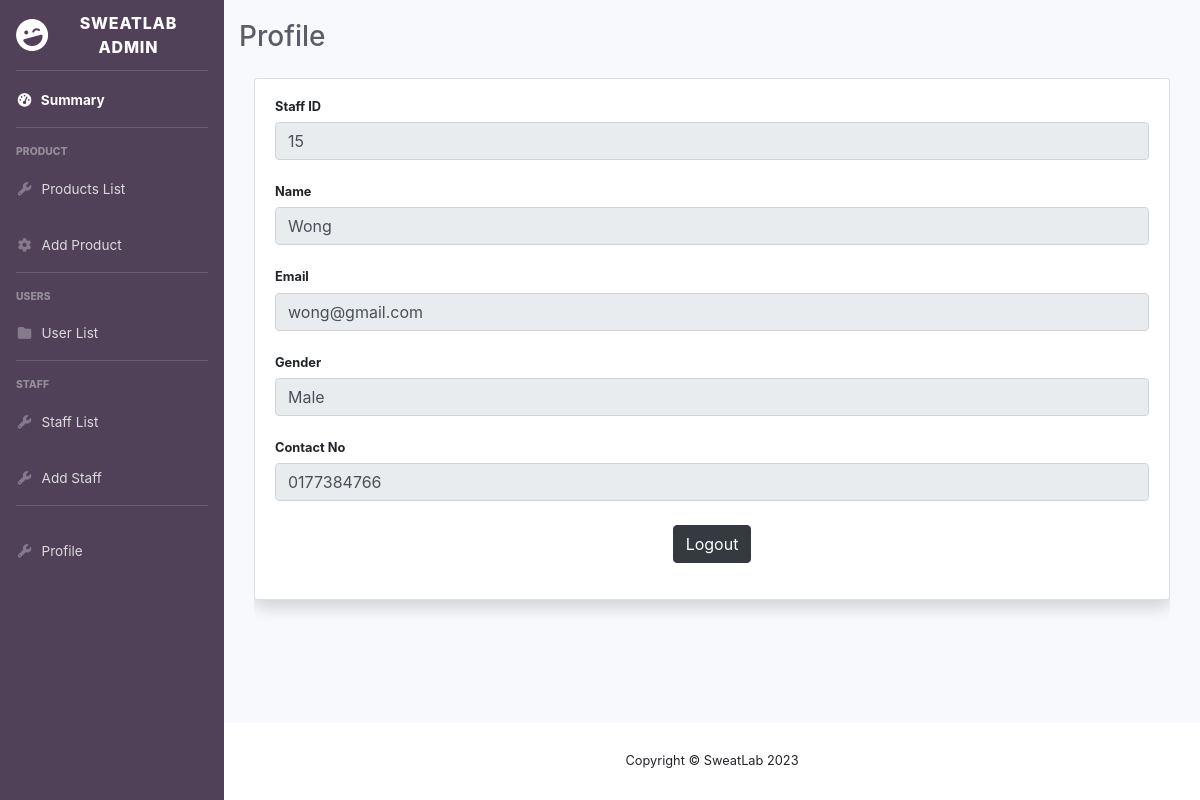
The app's page /View/Admin/staffProfile.php (signed in) with its own data.
### tables this page shows
CREATE TABLE `staff` (
  `staffID` int(11) NOT NULL,
  `staffName` varchar(50) NOT NULL,
  `email` varchar(100) NOT NULL,
  `password` varchar(200) NOT NULL,
  `gender` varchar(1) NOT NULL,
  `contactNo` varchar(20) NOT NULL
);

### Control/staffDA.php (called while the page is built, shortened)
<?php
class staffDA{
    public function retrieveStaff($id){
        $connectionManager = DatabaseConnectionManager::getInstance();
        $con = $connectionManager->getConnection();
        $sql = "SELECT * FROM staff WHERE staffId = ?";
        $stmt = $con->prepare($sql);
        $stmt->bind_param("s",$id);
        $stmt->execute();
        $result = $stmt->get_result();
        return $result;
    }
}

### Control/DAFacade.php (called while the page is built, shortened)
<?php
require_once 'staffDA.php';
class DAFacade{
    private $staffDA;
    public function __construct(){
        $this->staffDA = new staffDA();
    }
    public function retrieveStaff($staffID){
        return $this->staffDA->retrieveStaff($staffID);
    }
}

### View/Admin/staffProfile.php (the view, shortened to what this page needs)
<?php
require_once '../../Control/DAFacade.php';
require_once 'staffAuthorize.php';
?>
<html>
    <head>
        <link rel="stylesheet" href="https://cdn.jsdelivr.net/npm/bootstrap@4.3.1/dist/css/bootstrap.min.css">
        <link href="vendor/fontawesome-free/css/all.min.css" rel="stylesheet" type="text/css">
        <link rel="stylesheet" href="path/to/font-awesome/css/font-awesome.min.css">
        <link href="../css/productList.css" rel="stylesheet" type="text/css"/>
        <link href="../css/adminHome.css" rel="stylesheet" type="text/css"/>
    </head>
    <?php
    $sessionEncryption = new SessionEncrypt(SESSION_KEY);
    if(isset($_SESSION['role'])){
        $role = $sessionEncryption->decrypt($_SESSION['role']);
    }
    if(strcasecmp($role, "Staff") == 0){
        if(isset($_SESSION['staffID'])){
            $staffID = $sessionEncryption->decrypt($_SESSION['staffID']);
        }
        $DAFacade = new DAFacade();
        $result = $DAFacade->retrieveStaff($staffID);
        if($row = $result->fetch_object()){
            $staffName = $row->staffName;
            $email = $row->email;
            if(strcasecmp($row->gender, 'M') == 0){
                $gender = "Male";
            }else{
                $gender = "Female";
            }
            $contactNo = $row->contactNo;
        }
    }else if(strcasecmp($role,"Admin")){
    }
    ?>
    <body id="page-top">
        <div id="wrapper">
            <?php
            require_once 'sidebar.php';
            ?>
            <div id="content-wrapper" class="d-flex flex-column">
                <div id="content" style="padding-top: 20px;">
                    <div class="container-fluid">
                        <div class="d-sm-flex align-items-center justify-content-between mb-4">
                            <h1 class="h3 mb-0 text-gray-800">Profile</h1>
                        </div>
                        <div class="col-lg-12 mb-4">
                            <div id="content-wrapper" class="d-flex flex-column">
                                <div class="card shadow mb-4">
                                    <div class="card-body">
                                        <div>
                                            <h4 class="small font-weight-bold">Staff ID
                                                <span class="float-right"></span></h4>
                                            <input class="form-control" type="text" disabled  value="<?php echo (isset($staffID))? $staffID : "" ?>"/>
                                            <br/>
                                        </div>
                                        <div>
                                            <h4 class="small font-weight-bold">Name
                                                <span class="float-right"></span></h4>
                                            <input class="form-control" type="text" disabled  value="<?php echo isset($staffName) ? $staffName : "" ?>"/>
                                            <br/>
                                        </div>
                                        <div>
                                            <h4 class="small font-weight-bold">Email
                                                <span class="float-right"></span></h4>
                                            <input class="form-control" type="text" disabled  value="<?php echo (isset($email))? $email : "" ?>"/>
                                            <br/>
                                        </div>
                                        <div>
                                            <h4 class="small font-weight-bold">Gender
                                                <span class="float-right"></span></h4>
                                            <input class="form-control" type="text" disabled  value="<?php echo (isset($gender))? $gender : "" ?>"/>
                                            <br/>
                                        </div>
                                        <div>
                                            <h4 class="small font-weight-bold">Contact No
                                                <span class="float-right"></span></h4>
                                            <input class="form-control" type="text" disabled  value="<?php echo (isset($contactNo))? $contactNo : "" ?>"/>
                                            <br/>
                                        </div>
                                        <div class="text-center">
                                            <form action="" method="POST">
                                                <input style="" class="btn btn-dark" type="submit" name="logout" value="Logout"/>
                                            </form>
                                        </div>
                                    </div>
                                </div>
                            </div>
                        </div>
                    </div>
                </div>
                <footer class="sticky-footer bg-white">
                    <div class="container my-auto">
                        <div class="copyright text-center my-auto">
                            <span>Copyright &copy; SweatLab 2023</span>
                        </div>
                    </div>
                </footer>
            </div>
        </div>
    </body>
</html>

### records on screen
staff: staffName "Wong", email "wong@gmail.com", gender "Male", contactNo "0177384766"
